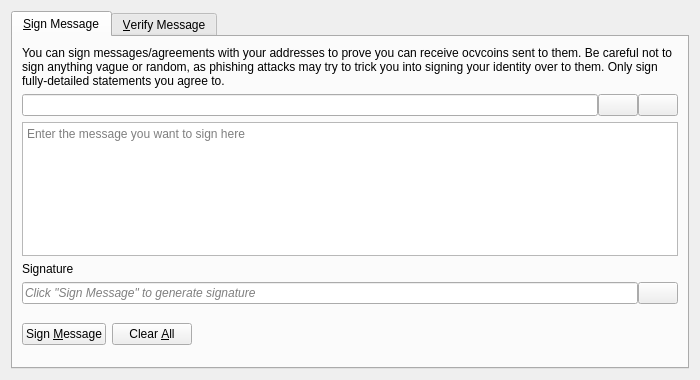
<?xml version="1.0" encoding="UTF-8"?>
<ui version="4.0">
 <class>SignVerifyMessageDialog</class>
 <widget class="QDialog" name="SignVerifyMessageDialog">
  <property name="geometry">
   <rect>
    <x>0</x>
    <y>0</y>
    <width>700</width>
    <height>380</height>
   </rect>
  </property>
  <property name="windowTitle">
   <string>Signatures - Sign / Verify a Message</string>
  </property>
  <property name="modal">
   <bool>true</bool>
  </property>
  <layout class="QVBoxLayout" name="verticalLayout">
   <item>
    <widget class="QTabWidget" name="tabWidget">
     <property name="currentIndex">
      <number>0</number>
     </property>
     <widget class="QWidget" name="tabSignMessage">
      <attribute name="title">
       <string>&amp;Sign Message</string>
      </attribute>
      <layout class="QVBoxLayout" name="verticalLayout_SM">
       <item>
        <widget class="QLabel" name="infoLabel_SM">
         <property name="text">
          <string>You can sign messages/agreements with your addresses to prove you can receive ocvcoins sent to them. Be careful not to sign anything vague or random, as phishing attacks may try to trick you into signing your identity over to them. Only sign fully-detailed statements you agree to.</string>
         </property>
         <property name="textFormat">
          <enum>Qt::PlainText</enum>
         </property>
         <property name="wordWrap">
          <bool>true</bool>
         </property>
        </widget>
       </item>
       <item>
        <layout class="QHBoxLayout" name="horizontalLayout_1_SM">
         <property name="spacing">
          <number>0</number>
         </property>
         <item>
          <widget class="QValidatedLineEdit" name="addressIn_SM">
           <property name="toolTip">
            <string>The Ocvcoin address to sign the message with</string>
           </property>
          </widget>
         </item>
         <item>
          <widget class="QPushButton" name="addressBookButton_SM">
           <property name="toolTip">
            <string>Choose previously used address</string>
           </property>
           <property name="text">
            <string/>
           </property>
           <property name="icon">
            <iconset resource="../ocvcoin.qrc">
             <normaloff>:/icons/address-book</normaloff>:/icons/address-book</iconset>
           </property>
           <property name="shortcut">
            <string>Alt+A</string>
           </property>
           <property name="autoDefault">
            <bool>false</bool>
           </property>
          </widget>
         </item>
         <item>
          <widget class="QPushButton" name="pasteButton_SM">
           <property name="toolTip">
            <string>Paste address from clipboard</string>
           </property>
           <property name="text">
            <string/>
           </property>
           <property name="icon">
            <iconset resource="../ocvcoin.qrc">
             <normaloff>:/icons/editpaste</normaloff>:/icons/editpaste</iconset>
           </property>
           <property name="shortcut">
            <string>Alt+P</string>
           </property>
           <property name="autoDefault">
            <bool>false</bool>
           </property>
          </widget>
         </item>
        </layout>
       </item>
       <item>
        <widget class="QPlainTextEdit" name="messageIn_SM">
         <property name="toolTip">
          <string>Enter the message you want to sign here</string>
         </property>
         <property name="placeholderText">
          <string>Enter the message you want to sign here</string>
         </property>
        </widget>
       </item>
       <item>
        <widget class="QLabel" name="signatureLabel_SM">
         <property name="text">
          <string>Signature</string>
         </property>
         <property name="textFormat">
          <enum>Qt::PlainText</enum>
         </property>
        </widget>
       </item>
       <item>
        <layout class="QHBoxLayout" name="horizontalLayout_2_SM">
         <property name="spacing">
          <number>0</number>
         </property>
         <item>
          <widget class="QLineEdit" name="signatureOut_SM">
           <property name="placeholderText">
            <string>Click "Sign Message" to generate signature</string>
           </property>
           <property name="font">
            <font>
             <italic>true</italic>
            </font>
           </property>
           <property name="readOnly">
            <bool>true</bool>
           </property>
          </widget>
         </item>
         <item>
          <widget class="QPushButton" name="copySignatureButton_SM">
           <property name="toolTip">
            <string>Copy the current signature to the system clipboard</string>
           </property>
           <property name="text">
            <string/>
           </property>
           <property name="icon">
            <iconset resource="../ocvcoin.qrc">
             <normaloff>:/icons/editcopy</normaloff>:/icons/editcopy</iconset>
           </property>
           <property name="autoDefault">
            <bool>false</bool>
           </property>
          </widget>
         </item>
        </layout>
       </item>
       <item>
        <layout class="QHBoxLayout" name="horizontalLayout_3_SM">
         <item>
          <widget class="QPushButton" name="signMessageButton_SM">
           <property name="toolTip">
            <string>Sign the message to prove you own this Ocvcoin address</string>
           </property>
           <property name="text">
            <string>Sign &amp;Message</string>
           </property>
           <property name="icon">
            <iconset resource="../ocvcoin.qrc">
             <normaloff>:/icons/edit</normaloff>:/icons/edit</iconset>
           </property>
           <property name="autoDefault">
            <bool>false</bool>
           </property>
          </widget>
         </item>
         <item>
          <widget class="QPushButton" name="clearButton_SM">
           <property name="toolTip">
            <string>Reset all sign message fields</string>
           </property>
           <property name="text">
            <string>Clear &amp;All</string>
           </property>
           <property name="icon">
            <iconset resource="../ocvcoin.qrc">
             <normaloff>:/icons/remove</normaloff>:/icons/remove</iconset>
           </property>
           <property name="autoDefault">
            <bool>false</bool>
           </property>
          </widget>
         </item>
         <item>
          <spacer name="horizontalSpacer_1_SM">
           <property name="orientation">
            <enum>Qt::Horizontal</enum>
           </property>
           <property name="sizeHint" stdset="0">
            <size>
             <width>40</width>
             <height>48</height>
            </size>
           </property>
          </spacer>
         </item>
         <item>
          <widget class="QLabel" name="statusLabel_SM">
           <property name="font">
            <font>
             <weight>75</weight>
             <bold>true</bold>
            </font>
           </property>
           <property name="text">
            <string/>
           </property>
           <property name="wordWrap">
            <bool>true</bool>
           </property>
          </widget>
         </item>
         <item>
          <spacer name="horizontalSpacer_2_SM">
           <property name="orientation">
            <enum>Qt::Horizontal</enum>
           </property>
           <property name="sizeHint" stdset="0">
            <size>
             <width>40</width>
             <height>48</height>
            </size>
           </property>
          </spacer>
         </item>
        </layout>
       </item>
      </layout>
     </widget>
     <widget class="QWidget" name="tabVerifyMessage">
      <attribute name="title">
       <string>&amp;Verify Message</string>
      </attribute>
      <layout class="QVBoxLayout" name="verticalLayout_VM">
       <item>
        <widget class="QLabel" name="infoLabel_VM">
         <property name="text">
          <string>Enter the receiver's address, message (ensure you copy line breaks, spaces, tabs, etc. exactly) and signature below to verify the message. Be careful not to read more into the signature than what is in the signed message itself, to avoid being tricked by a man-in-the-middle attack. Note that this only proves the signing party receives with the address, it cannot prove sendership of any transaction!</string>
         </property>
         <property name="textFormat">
          <enum>Qt::PlainText</enum>
         </property>
         <property name="alignment">
          <set>Qt::AlignLeading|Qt::AlignLeft|Qt::AlignTop</set>
         </property>
         <property name="wordWrap">
          <bool>true</bool>
         </property>
        </widget>
       </item>
       <item>
        <layout class="QHBoxLayout" name="horizontalLayout_1_VM">
         <property name="spacing">
          <number>0</number>
         </property>
         <item>
          <widget class="QValidatedLineEdit" name="addressIn_VM">
           <property name="toolTip">
            <string>The Ocvcoin address the message was signed with</string>
           </property>
          </widget>
         </item>
         <item>
          <widget class="QPushButton" name="addressBookButton_VM">
           <property name="toolTip">
            <string>Choose previously used address</string>
           </property>
           <property name="text">
            <string/>
           </property>
           <property name="icon">
            <iconset resource="../ocvcoin.qrc">
             <normaloff>:/icons/address-book</normaloff>:/icons/address-book</iconset>
           </property>
           <property name="shortcut">
            <string>Alt+A</string>
           </property>
           <property name="autoDefault">
            <bool>false</bool>
           </property>
          </widget>
         </item>
        </layout>
       </item>
       <item>
        <widget class="QPlainTextEdit" name="messageIn_VM">
          <property name="toolTip">
            <string>The signed message to verify</string>
          </property>
          <property name="placeholderText">
            <string>The signed message to verify</string>
          </property>
        </widget>
       </item>
       <item>
        <widget class="QValidatedLineEdit" name="signatureIn_VM">
          <property name="toolTip">
            <string>The signature given when the message was signed</string>
          </property>
          <property name="placeholderText">
            <string>The signature given when the message was signed</string>
          </property>
        </widget>
       </item>
       <item>
        <layout class="QHBoxLayout" name="horizontalLayout_2_VM">
         <item>
          <widget class="QPushButton" name="verifyMessageButton_VM">
           <property name="toolTip">
            <string>Verify the message to ensure it was signed with the specified Ocvcoin address</string>
           </property>
           <property name="text">
            <string>Verify &amp;Message</string>
           </property>
           <property name="icon">
            <iconset resource="../ocvcoin.qrc">
             <normaloff>:/icons/transaction_0</normaloff>:/icons/transaction_0</iconset>
           </property>
           <property name="autoDefault">
            <bool>false</bool>
           </property>
          </widget>
         </item>
         <item>
          <widget class="QPushButton" name="clearButton_VM">
           <property name="toolTip">
            <string>Reset all verify message fields</string>
           </property>
           <property name="text">
            <string>Clear &amp;All</string>
           </property>
           <property name="icon">
            <iconset resource="../ocvcoin.qrc">
             <normaloff>:/icons/remove</normaloff>:/icons/remove</iconset>
           </property>
           <property name="autoDefault">
            <bool>false</bool>
           </property>
          </widget>
         </item>
         <item>
          <spacer name="horizontalSpacer_1_VM">
           <property name="orientation">
            <enum>Qt::Horizontal</enum>
           </property>
           <property name="sizeHint" stdset="0">
            <size>
             <width>40</width>
             <height>48</height>
            </size>
           </property>
          </spacer>
         </item>
         <item>
          <widget class="QLabel" name="statusLabel_VM">
           <property name="font">
            <font>
             <weight>75</weight>
             <bold>true</bold>
            </font>
           </property>
           <property name="text">
            <string/>
           </property>
           <property name="wordWrap">
            <bool>true</bool>
           </property>
          </widget>
         </item>
         <item>
          <spacer name="horizontalSpacer_2_VM">
           <property name="orientation">
            <enum>Qt::Horizontal</enum>
           </property>
           <property name="sizeHint" stdset="0">
            <size>
             <width>40</width>
             <height>48</height>
            </size>
           </property>
          </spacer>
         </item>
        </layout>
       </item>
      </layout>
     </widget>
    </widget>
   </item>
  </layout>
 </widget>
 <customwidgets>
  <customwidget>
   <class>QValidatedLineEdit</class>
   <extends>QLineEdit</extends>
   <header>qt/qvalidatedlineedit.h</header>
  </customwidget>
 </customwidgets>
 <resources>
  <include location="../ocvcoin.qrc"/>
 </resources>
 <connections/>
</ui>
